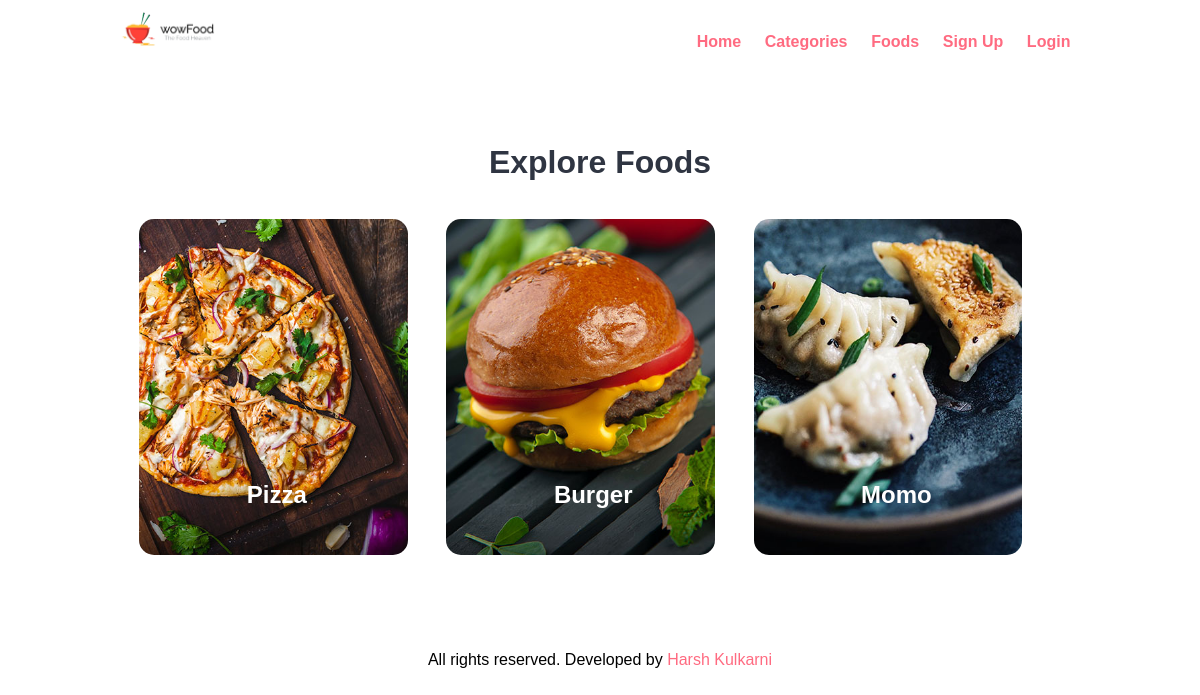
The page /categories on the database its author committed.
### food_order/__init__.py (models this page shows)
class Category(db.Model):
    id = db.Column(db.Integer, primary_key=True)
    title = db.Column(db.String(100), nullable=False, unique=True)
    image_name = db.Column(db.String(255), nullable=True)
    featured = db.Column(db.String(10), nullable=False)
    active = db.Column(db.String(10), nullable=False)
    foods = db.relationship("Food", backref="food")

### food_order/views.py (the view)
@app.route("/categories")
def categories():
    with app.app_context():
        all_category = db.session.query(Category).all()
        return render_template("categories.html", categories=all_category)

### food_order/templates/categories.html (shortened to what this page needs)
{% include 'header.html' %}
<section class="categories">
    <div class="container">
        <h2 class="text-center">Explore Foods</h2>
        {% for category in categories %}
        {% if category.active == 'Yes' %}
        <a href="{{url_for('category_food', id=category.id)}}">
            <div class="box-3 float-container">
                <img src="static/images/{{category.image_name}}" alt="{{category.image_name}}" class="img-responsive img-curve">
                <h3 class="float-text text-white">{{category.title}}</h3>
            </div>
        </a>
        {% endif %}
        {% endfor %}
    </div>
</section>
{% include 'footer.html' %}

### food_order/static/css/style.css (style rules this page uses)
* { margin: 0 0; padding: 0 0; font-family: Arial, Helvetica, sans-serif; }
.container { width: 80%; margin: 0 auto; padding: 1%; }
.img-responsive { width: 100%; }
.img-curve { border-radius: 15px; }
.text-center { text-align: center; }
.text-white { color: white; }
a { color: #ff6b81; text-decoration: none; }
h2 { color: #2f3542; font-size: 2rem; margin-bottom: 2%; }
h3 { font-size: 1.5rem; }
.float-container { position: relative; }
.float-text { position: absolute; bottom: 50px; left: 40%; }
.categories { padding: 4% 0; }
.box-3 { width: 28%; float: left; margin: 2%; }

### rows shown on the page
Category: image_name (picture), title "Pizza"
Category: image_name (picture), title "Burger"
Category: image_name (picture), title "Momo"
